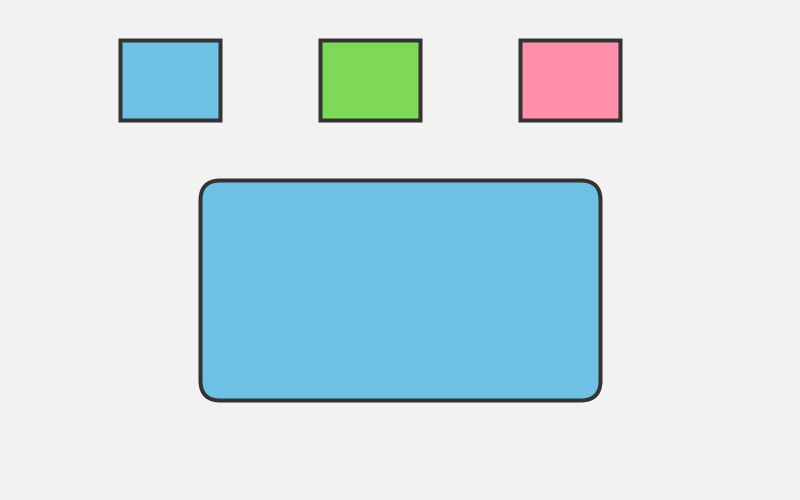
Frame 1 (no input)
Frame 60 (the mouse pressed at the canvas centre just before this capture): identical to frame 1, image omitted
Frame 120 (the mouse held since frame 60 and released just before this capture): identical to frame 1, image omitted

The Processing sketch that drew this single still picture (run headless with seeded random() and noise(); from frame 60 on, the mouse is pressed at the canvas centre):

// Processing sketch: Unit3chekc2
// ── Unit3chekc2.pde
color blue=#6EC1E4;
color green=#7ED957;
color pink=#FF8FAB;
color grey=#B2ABAB;
color selectedColor;

void setup(){
  size(800,500);
  strokeWeight(4);
  stroke(#333333);
  selectedColor=blue;
}

void draw(){
  background(#F2F2F2);
if(dist(200,80,mouseX,mouseY) <40){
    fill(grey);
  }else{
  fill(blue);
  }
  rect(120,40,100,80);
if(dist(400,80,mouseX,mouseY) <40){
    fill(grey);
  }else{
  fill(green);
  }

  rect(320,40,100,80);

  if(dist(600,80,mouseX,mouseY) <40){
    fill(grey);
  }else{
  fill(pink);
  };
  rect(520,40,100,80);

  fill(selectedColor);
  rect(200,180,400,220,20);
}

void mousePressed(){
  if(dist(mouseX,mouseY,200,80)<40){
    selectedColor=blue;
  }
  if(dist(mouseX,mouseY,400,80)<40){
    selectedColor=green;
  }
  if(dist(mouseX,mouseY,600,80)<40){
    selectedColor=pink;
  }
  
}
